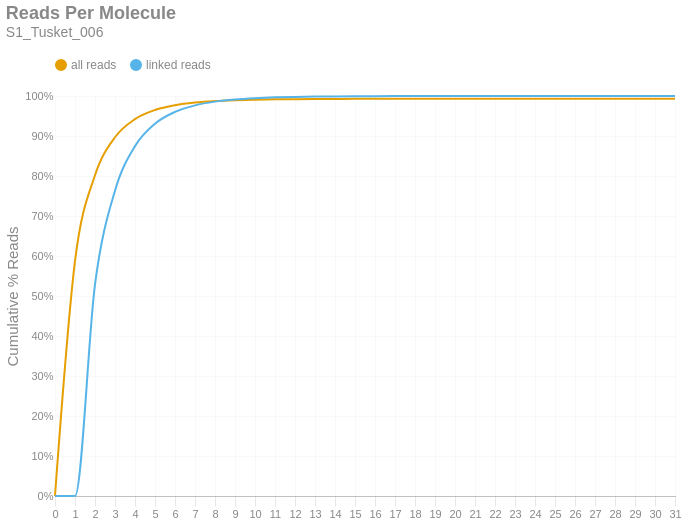

This figure's notebook cell:
### Markdown cell above
### Reads per Molecule
This chart shows the cumulative distribution of the number of reads per linked molecule. That is, how many alignments are associated with a unique molecule. This excludes the number of reads associated with invalid or absent linked-read barcodes. The `linked` histogram is the percentages recalculated when disregarding singletons.

### Code cell
if SKIPLR:
    print_html(f"Skipped")
else:
    counts = np.bincount(valids['reads'].cast(pl.Int64).to_numpy())
    weighted = counts * np.arange(len(counts))
    all_perc = weighted / n_reads
    linked_perc = weighted / n_linked_reads
    linked_perc[1] = 0
    binned_df = pl.DataFrame({
        'readsper': list(range(len(counts))),
        'all reads (cumsum)': np.cumsum(all_perc).tolist(),
        'linked reads (cumsum)': np.cumsum(linked_perc).tolist(),
    })

    with SafeRender(binned_df):
        (
            density_plot(binned_df, 'Reads Per Molecule', samplename, 'readspmol')
            .encode(
                x=alt.X('readsper:O', title=None).axis(labelAngle=0).scale(padding=0),
                y=alt.Y('value:Q', title='Cumulative % Reads').axis(format='%').stack(False),
                color=alt.Color("key:N").scale(domain=["all reads", "linked reads"]),
                tooltip=[
                    alt.Tooltip("key:N", title="Data Type"),
                    alt.Tooltip("readsper:O", title="Reads Per Molecule"),
                    alt.Tooltip("value:Q", format=".2%", title="% Reads (Cum.)")
                ]            
            )
        ).display()

### Figure 1 — Vega-Lite specification as saved in the notebook (floating-point values rounded to 4 significant figures)
{"width": "container", "height": 400, "config": {"title": {"anchor": "start", "dy": -15, "fontSize": 18, "color": "#888888", "subtitleColor": "#888888", "subtitleFontSize": 14}, "arc": {"fill": "#0072B2"}, "axis": {"domainColor": "#888888", "domainWidth": 0.5, "gridWidth": 0.2, "grid": false, "titleFontWeight": 400, "titleFontSize": 15, "labelFontSize": 11, "labelColor": "#888888", "tickColor": "#888888", "tickWidth": 0.2, "titleColor": "#888888"}, "axisBand": {"grid": false}, "axisX": {"grid": true, "tickSize": 10, "domainCap": "round"}, "axisY": {"domain": false, "grid": true, "tickSize": 0, "domainCap": "round"}, "background": "transparent", "header": {"labelFontSize": 15, "labelColor": "#888888", "titleFontSize": 15, "titleFontWeight": 600, "titleColor": "#888888"}, "legend": {"labelFont": "sans-serif", "labelFontSize": 12, "labelColor": "#888888", "symbolSize": 100, "symbolType": "circle", "titleFontSize": 12, "titlePadding": 10, "titleColor": "#888888", "title": null, "orient": "top"}, "range": {"category": ["#E69F00", "#56B4E9", "#009E73", "#F0E442", "#0072B2", "#D55E00", "#CC79A7", "#000000"], "diverging": ["#cfe8f3", "#a2d4ec", "#73bfe2", "#46abdb", "#1696d2", "#12719e"]}, "area": {"fill": "#0072B2", "fillOpacity": 0.7, "line": true, "strokeOpacity": 0.7}, "line": {"color": "#0072B2", "stroke": "#0072B2", "strokeWidth": 2}, "trail": {"color": "#0072B2", "stroke": "#0072B2", "strokeWidth": 0, "size": 1}, "point": {"filled": true, "fillOpacity": 1.0, "size": 95}, "text": {"color": "#888888", "fontSize": 11, "align": "right", "fontWeight": 400, "size": 11}, "bar": {"fill": "#0072B2", "stroke": null}, "view": {"stroke": null, "continuousWidth": 660, "continuousHeight": 400}}, "data": {"name": "data-7943d982f0ae6278cfe30f296104b17a"}, "mark": {"type": "line", "interpolate": "monotone", "point": {"opacity": 0, "size": 275}}, "encoding": {"color": {"field": "key", "scale": {"domain": ["all reads", "linked reads"]}, "type": "nominal"}, "tooltip": [{"field": "key", "title": "Data Type", "type": "nominal"}, {"field": "readsper", "title": "Reads Per Molecule", "type": "ordinal"}, {"field": "value", "format": ".2%", "title": "% Reads (Cum.)", "type": "quantitative"}], "x": {"axis": {"labelAngle": 0}, "field": "readsper", "scale": {"padding": 0}, "title": null, "type": "ordinal"}, "y": {"axis": {"format": "%"}, "field": "value", "stack": false, "title": "Cumulative % Reads", "type": "quantitative"}}, "params": [{"name": "param_c36ac31b6afebe62", "select": {"type": "point", "fields": ["key"]}, "bind": "legend"}], "title": {"text": "Reads Per Molecule", "subtitle": "S1_Tusket_006"}, "transform": [{"fold": ["all reads (cumsum)", "linked reads (cumsum)"]}, {"calculate": "replace(datum.key, ' (cumsum)', '')", "as": "key"}, {"filter": {"param": "param_c36ac31b6afebe62"}}], "usermeta": {"embedOptions": {"downloadFileName": "S1_Tusket_006.readspmol"}}, "$schema": "https://vega.github.io/schema/vega-lite/v6.1.0.json", "datasets": {"data-7943d982f0ae6278cfe30f296104b17a": [{"readsper": 0, "all reads (cumsum)": 0.0, "linked reads (cumsum)": 0.0}, {"readsper": 1, "all reads (cumsum)": 0.587, "linked reads (cumsum)": 0.0}, {"readsper": 2, "all reads (cumsum)": 0.8018, "linked reads (cumsum)": 0.5289}, {"readsper": 3, "all reads (cumsum)": 0.897, "linked reads (cumsum)": 0.7634}, {"readsper": 4, "all reads (cumsum)": 0.9422, "linked reads (cumsum)": 0.8747}, {"readsper": 5, "all reads (cumsum)": 0.965, "linked reads (cumsum)": 0.9308}, {"readsper": 6, "all reads (cumsum)": 0.977, "linked reads (cumsum)": 0.9603}, {"readsper": 7, "all reads (cumsum)": 0.9836, "linked reads (cumsum)": 0.9766}, {"readsper": 8, "all reads (cumsum)": 0.9874, "linked reads (cumsum)": 0.986}, {"readsper": 9, "all reads (cumsum)": 0.9896, "linked reads (cumsum)": 0.9913}, {"readsper": 10, "all reads (cumsum)": 0.9909, "linked reads (cumsum)": 0.9945}, {"readsper": 11, "all reads (cumsum)": 0.9917, "linked reads (cumsum)": 0.9966}, {"readsper": 12, "all reads (cumsum)": 0.9922, "linked reads (cumsum)": 0.9978}, {"readsper": 13, "all reads (cumsum)": 0.9925, "linked reads (cumsum)": 0.9986}, {"readsper": 14, "all reads (cumsum)": 0.9927, "linked reads (cumsum)": 0.999}, {"readsper": 15, "all reads (cumsum)": 0.9928, "linked reads (cumsum)": 0.9994}, {"readsper": 16, "all reads (cumsum)": 0.9929, "linked reads (cumsum)": 0.9996}, {"readsper": 17, "all reads (cumsum)": 0.993, "linked reads (cumsum)": 0.9997}, {"readsper": 18, "all reads (cumsum)": 0.993, "linked reads (cumsum)": 0.9999}, {"readsper": 19, "all reads (cumsum)": 0.993, "linked reads (cumsum)": 0.9999}, {"readsper": 20, "all reads (cumsum)": 0.9931, "linked reads (cumsum)": 0.9999}, {"readsper": 21, "all reads (cumsum)": 0.9931, "linked reads (cumsum)": 1.0}, {"readsper": 22, "all reads (cumsum)": 0.9931, "linked reads (cumsum)": 1.0}, {"readsper": 23, "all reads (cumsum)": 0.9931, "linked reads (cumsum)": 1.0}, {"readsper": 24, "all reads (cumsum)": 0.9931, "linked reads (cumsum)": 1.0}, {"readsper": 25, "all reads (cumsum)": 0.9931, "linked reads (cumsum)": 1.0}, {"readsper": 26, "all reads (cumsum)": 0.9931, "linked reads (cumsum)": 1.0}, {"readsper": 27, "all reads (cumsum)": 0.9931, "linked reads (cumsum)": 1.0}, {"readsper": 28, "all reads (cumsum)": 0.9931, "linked reads (cumsum)": 1.0}, {"readsper": 29, "all reads (cumsum)": 0.9931, "linked reads (cumsum)": 1.0}, {"readsper": 30, "all reads (cumsum)": 0.9931, "linked reads (cumsum)": 1.0}, {"readsper": 31, "all reads (cumsum)": 0.9931, "linked reads (cumsum)": 1.0}]}}
